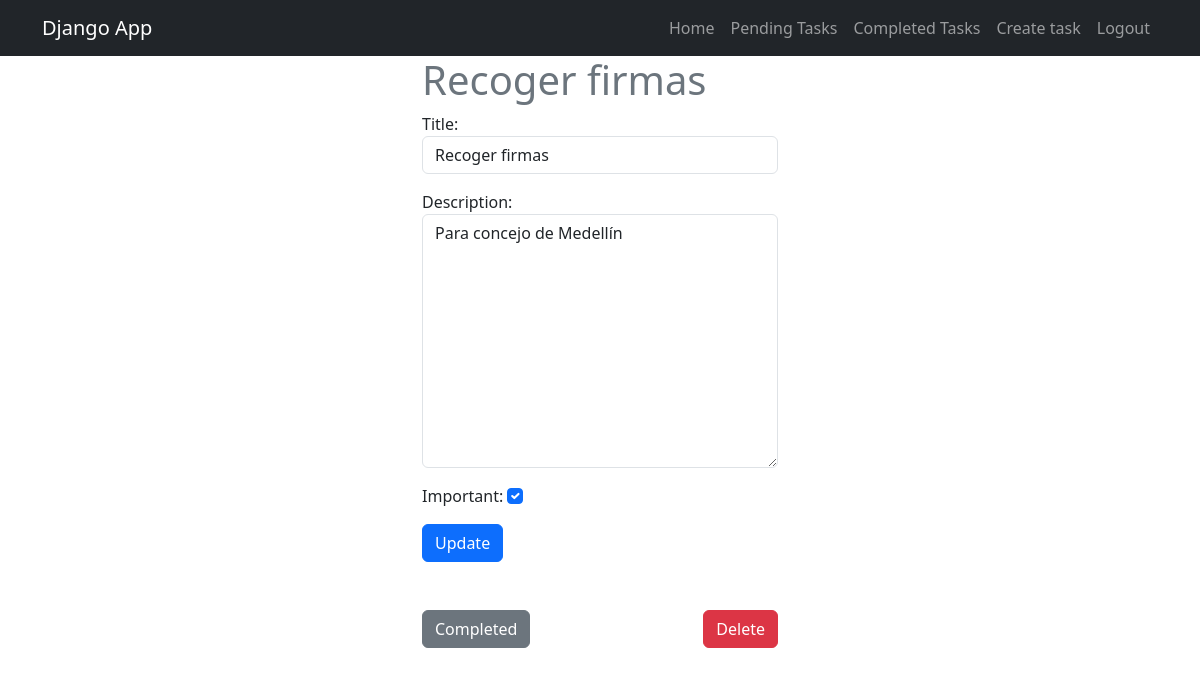
/tasks/9 (signed in), run on the app's committed database.
### tasks/models.py (models this page shows, shortened)
class Task(models.Model):
    title = models.CharField(max_length=200)
    description = models.TextField(blank=True)
    created = models.DateTimeField(auto_now_add=True) # auto_now_add=True: When the object is created, the date is saved by default
    date_completed = models.DateTimeField(null=True, blank=True)
    important = models.BooleanField(default=False)
    user = models.ForeignKey(User, on_delete=models.CASCADE)

### tasks/views.py (the view, shortened to what this page needs)
# urls.py: path('tasks/<int:task_id>', views.task_detail, name='task_detail'),
@login_required
def task_detail(request, task_id):
    task = get_object_or_404(Task, pk=task_id, user=request.user)
    if request.method == 'GET':
        form = TaskForm(instance=task)
        return render(request, 'task_detail.html', {
            'task': task,
            'form': form
        })

### tasks/forms.py
class TaskForm(forms.ModelForm):
    class Meta: # This class is used to specify the model that will be used to create the form
        model = Task
        fields = ['title', 'description', 'important']
        widgets = {
            'title': forms.TextInput(attrs={'class': 'form-control', 'placeholder': 'Write a title'}),
            'description': forms.Textarea(attrs={'class': 'form-control', 'placeholder': 'Write a description'}),
            'important': forms.CheckboxInput(attrs={'class': 'form-check-input'}),
        }

### tasks/templates/task_detail.html (shortened to what this page needs)
{% extends 'base.html' %}
{% block content %}
<main class="container">
    <div class="row">
        <div class="col-md-4 offset-md-4">
            <form action="" method="POST">
                <h1 class="text-secondary">{{ task.title }}</h1>
                {{ form.as_p }}
                <button class="btn btn-primary">
                    Update
                </button>
            </form>
            <div class="d-flex justify-content-between mt-5">
                <form action="{% url 'completed_task' task.id %}" method="POST">
                    <button class="btn btn-secondary">
                        Completed
                    </button>
                </form>
                <form action="{% url 'delete_task' task.id %}" method="POST">
                    <button class="btn btn-danger">
                        Delete
                    </button>
                </form>
            </div>
        </div>
    </div>
</main>
{% endblock %}

### data on the page
Task: title "Recoger firmas", description "Para concejo de Medellín", important "☑"
